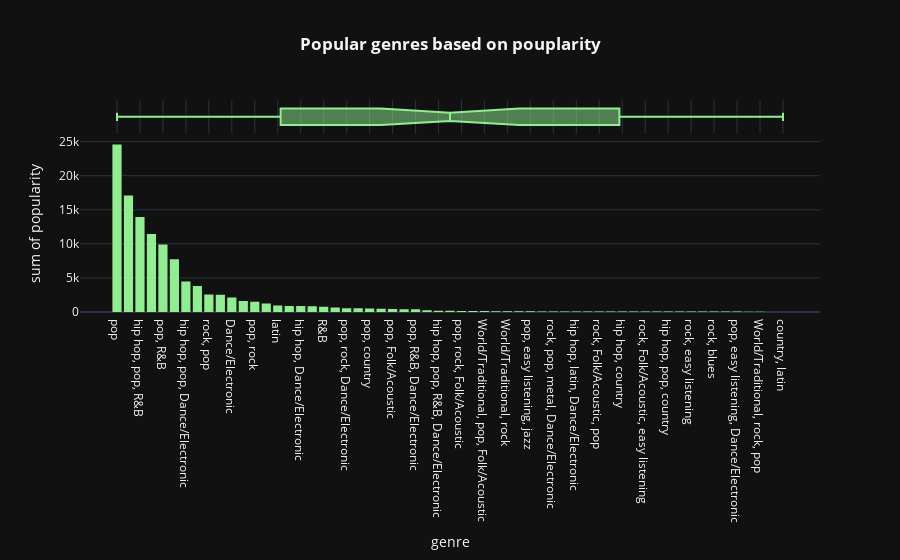

Notebook code for this chart:
### Code cell
fig=px.histogram(df.groupby('genre',as_index=False).sum().sort_values(by='popularity',ascending=False),x='genre',y='popularity',color_discrete_sequence=['lightgreen'],template='plotly_dark',marginal='box',title='<b>Popular genres based on pouplarity</b>')
fig.update_layout(title_x=0.5)

### Figure 1 — Plotly figure (JSON) as saved in the notebook; plotly's stock layout.template omitted (floating-point values rounded to 4 significant figures)
{"data": [{"alignmentgroup": "True", "bingroup": "x", "histfunc": "sum", "hovertemplate": "genre=%{x}<br>sum of popularity=%{y}<extra></extra>", "legendgroup": "", "marker": {"color": "lightgreen", "pattern": {"shape": ""}}, "name": "", "offsetgroup": "", "orientation": "v", "showlegend": false, "type": "histogram", "x": ["pop", "hip hop, pop", "hip hop, pop, R&B", "pop, Dance/Electronic", "pop, R&B", "hip hop", "hip hop, pop, Dance/Electronic", "rock", "rock, pop", "rock, metal", "Dance/Electronic", "pop, latin", "pop, rock", "set()", "latin", "hip hop, pop, latin", "hip hop, Dance/Electronic", "pop, rock, metal", "R&B", "metal", "pop, rock, Dance/Electronic", "hip hop, pop, rock", "pop, country", "country", "pop, Folk/Acoustic", "rock, pop, Dance/Electronic", "pop, R&B, Dance/Electronic", "rock, pop, metal", "hip hop, pop, R&B, Dance/Electronic", "hip hop, R&B", "pop, rock, Folk/Acoustic", "Folk/Acoustic, pop", "World/Traditional, pop, Folk/Acoustic", "rock, blues, latin", "World/Traditional, rock", "World/Traditional, hip hop", "pop, easy listening, jazz", "hip hop, pop, R&B, latin", "rock, pop, metal, Dance/Electronic", "hip hop, rock, pop", "hip hop, latin, Dance/Electronic", "easy listening", "rock, Folk/Acoustic, pop", "World/Traditional, Folk/Acoustic", "hip hop, country", "Folk/Acoustic, rock, pop", "rock, Folk/Acoustic, easy listening", "rock, classical", "hip hop, pop, country", "World/Traditional, pop", "rock, easy listening", "pop, R&B, easy listening", "rock, blues", "rock, R&B, Folk/Acoustic, pop", "pop, easy listening, Dance/Electronic", "rock, Dance/Electronic", "World/Traditional, rock, pop", "Folk/Acoustic, rock", "country, latin"], "xaxis": "x", "y": [24580, 17100, 13926, 11448, 9900, 7757, 4466, 3805, 2574, 2539, 2122, 1613, 1500, 1264, 936, 893, 889, 826, 786, 648, 559, 550, 527, 466, 424, 411, 404, 242, 193, 191, 158, 156, 135, 123, 120, 118, 115, 77, 76, 75, 72, 72, 71, 69, 69, 68, 65, 63, 62, 61, 60, 60, 59, 58, 58, 54, 35, 0, 0], "yaxis": "y"}, {"alignmentgroup": "True", "hovertemplate": "genre=%{x}<extra></extra>", "legendgroup": "", "marker": {"color": "lightgreen"}, "name": "", "notched": true, "offsetgroup": "", "showlegend": false, "type": "box", "x": ["pop", "hip hop, pop", "hip hop, pop, R&B", "pop, Dance/Electronic", "pop, R&B", "hip hop", "hip hop, pop, Dance/Electronic", "rock", "rock, pop", "rock, metal", "Dance/Electronic", "pop, latin", "pop, rock", "set()", "latin", "hip hop, pop, latin", "hip hop, Dance/Electronic", "pop, rock, metal", "R&B", "metal", "pop, rock, Dance/Electronic", "hip hop, pop, rock", "pop, country", "country", "pop, Folk/Acoustic", "rock, pop, Dance/Electronic", "pop, R&B, Dance/Electronic", "rock, pop, metal", "hip hop, pop, R&B, Dance/Electronic", "hip hop, R&B", "pop, rock, Folk/Acoustic", "Folk/Acoustic, pop", "World/Traditional, pop, Folk/Acoustic", "rock, blues, latin", "World/Traditional, rock", "World/Traditional, hip hop", "pop, easy listening, jazz", "hip hop, pop, R&B, latin", "rock, pop, metal, Dance/Electronic", "hip hop, rock, pop", "hip hop, latin, Dance/Electronic", "easy listening", "rock, Folk/Acoustic, pop", "World/Traditional, Folk/Acoustic", "hip hop, country", "Folk/Acoustic, rock, pop", "rock, Folk/Acoustic, easy listening", "rock, classical", "hip hop, pop, country", "World/Traditional, pop", "rock, easy listening", "pop, R&B, easy listening", "rock, blues", "rock, R&B, Folk/Acoustic, pop", "pop, easy listening, Dance/Electronic", "rock, Dance/Electronic", "World/Traditional, rock, pop", "Folk/Acoustic, rock", "country, latin"], "xaxis": "x2", "yaxis": "y2"}], "layout": {"barmode": "relative", "legend": {"tracegroupgap": 0}, "title": {"text": "<b>Popular genres based on pouplarity</b>", "x": 0.5}, "xaxis": {"anchor": "y", "domain": [0, 1], "title": {"text": "genre"}}, "xaxis2": {"anchor": "y2", "domain": [0, 1], "matches": "x", "showgrid": true, "showticklabels": false}, "yaxis": {"anchor": "x", "domain": [0, 0.8316], "title": {"text": "sum of popularity"}}, "yaxis2": {"anchor": "x2", "domain": [0.8416, 1], "matches": "y2", "showgrid": false, "showline": false, "showticklabels": false, "ticks": ""}}}
